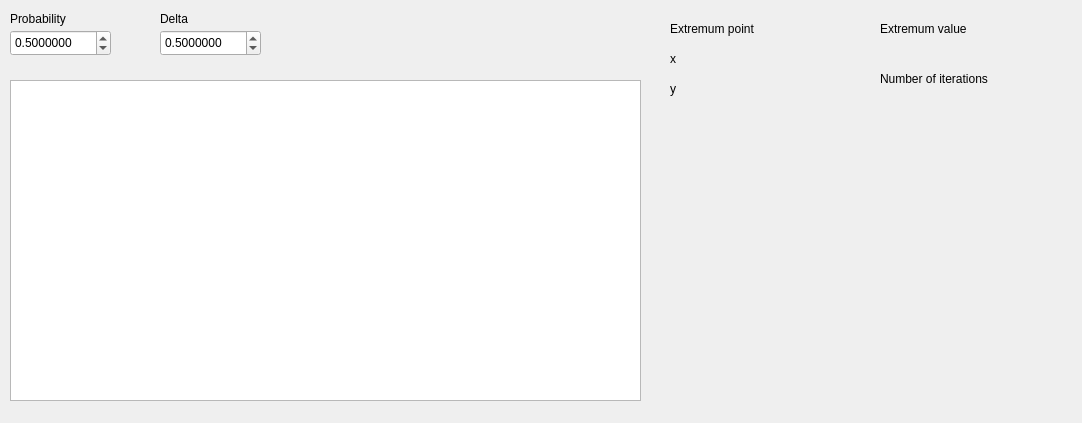
<?xml version="1.0" encoding="UTF-8"?>
<ui version="4.0">
 <class>StDialog</class>
 <widget class="QDialog" name="StDialog">
  <property name="geometry">
   <rect>
    <x>0</x>
    <y>0</y>
    <width>1082</width>
    <height>423</height>
   </rect>
  </property>
  <property name="windowTitle">
   <string>Dialog</string>
  </property>
  <widget class="QLabel" name="f">
   <property name="geometry">
    <rect>
     <x>880</x>
     <y>50</y>
     <width>131</width>
     <height>17</height>
    </rect>
   </property>
   <property name="text">
    <string/>
   </property>
  </widget>
  <widget class="QLabel" name="label_6">
   <property name="geometry">
    <rect>
     <x>670</x>
     <y>80</y>
     <width>16</width>
     <height>17</height>
    </rect>
   </property>
   <property name="text">
    <string>y</string>
   </property>
  </widget>
  <widget class="QLabel" name="label_7">
   <property name="geometry">
    <rect>
     <x>10</x>
     <y>10</y>
     <width>91</width>
     <height>17</height>
    </rect>
   </property>
   <property name="text">
    <string>Probability</string>
   </property>
  </widget>
  <widget class="QLabel" name="label_8">
   <property name="geometry">
    <rect>
     <x>160</x>
     <y>10</y>
     <width>67</width>
     <height>17</height>
    </rect>
   </property>
   <property name="text">
    <string>Delta</string>
   </property>
  </widget>
  <widget class="QLabel" name="label_4">
   <property name="geometry">
    <rect>
     <x>880</x>
     <y>20</y>
     <width>121</width>
     <height>17</height>
    </rect>
   </property>
   <property name="text">
    <string>Extremum value</string>
   </property>
  </widget>
  <widget class="QDoubleSpinBox" name="prob">
   <property name="geometry">
    <rect>
     <x>10</x>
     <y>30</y>
     <width>101</width>
     <height>26</height>
    </rect>
   </property>
   <property name="decimals">
    <number>7</number>
   </property>
   <property name="maximum">
    <double>1.000000000000000</double>
   </property>
   <property name="value">
    <double>0.500000000000000</double>
   </property>
  </widget>
  <widget class="QLabel" name="label_5">
   <property name="geometry">
    <rect>
     <x>670</x>
     <y>50</y>
     <width>21</width>
     <height>17</height>
    </rect>
   </property>
   <property name="text">
    <string>x</string>
   </property>
  </widget>
  <widget class="QLabel" name="label_9">
   <property name="geometry">
    <rect>
     <x>880</x>
     <y>70</y>
     <width>151</width>
     <height>17</height>
    </rect>
   </property>
   <property name="text">
    <string>Number of iterations</string>
   </property>
  </widget>
  <widget class="QDoubleSpinBox" name="delt">
   <property name="geometry">
    <rect>
     <x>160</x>
     <y>30</y>
     <width>101</width>
     <height>26</height>
    </rect>
   </property>
   <property name="decimals">
    <number>7</number>
   </property>
   <property name="maximum">
    <double>1.000000000000000</double>
   </property>
   <property name="value">
    <double>0.500000000000000</double>
   </property>
  </widget>
  <widget class="QLabel" name="label_3">
   <property name="geometry">
    <rect>
     <x>670</x>
     <y>20</y>
     <width>131</width>
     <height>17</height>
    </rect>
   </property>
   <property name="text">
    <string>Extremum point</string>
   </property>
  </widget>
  <widget class="QLabel" name="y">
   <property name="geometry">
    <rect>
     <x>700</x>
     <y>90</y>
     <width>111</width>
     <height>17</height>
    </rect>
   </property>
   <property name="text">
    <string/>
   </property>
  </widget>
  <widget class="QLabel" name="x">
   <property name="geometry">
    <rect>
     <x>690</x>
     <y>50</y>
     <width>101</width>
     <height>17</height>
    </rect>
   </property>
   <property name="text">
    <string/>
   </property>
  </widget>
  <widget class="QLabel" name="k">
   <property name="geometry">
    <rect>
     <x>880</x>
     <y>100</y>
     <width>101</width>
     <height>17</height>
    </rect>
   </property>
   <property name="text">
    <string/>
   </property>
  </widget>
  <widget class="QCustomPlot" name="plot">
   <property name="geometry">
    <rect>
     <x>10</x>
     <y>80</y>
     <width>631</width>
     <height>321</height>
    </rect>
   </property>
  </widget>
 </widget>
 <customwidgets>
  <customwidget>
   <class>QCustomPlot</class>
   <extends>QGraphicsView</extends>
   <header>qcustomplot.h</header>
  </customwidget>
 </customwidgets>
 <resources/>
 <connections/>
</ui>
